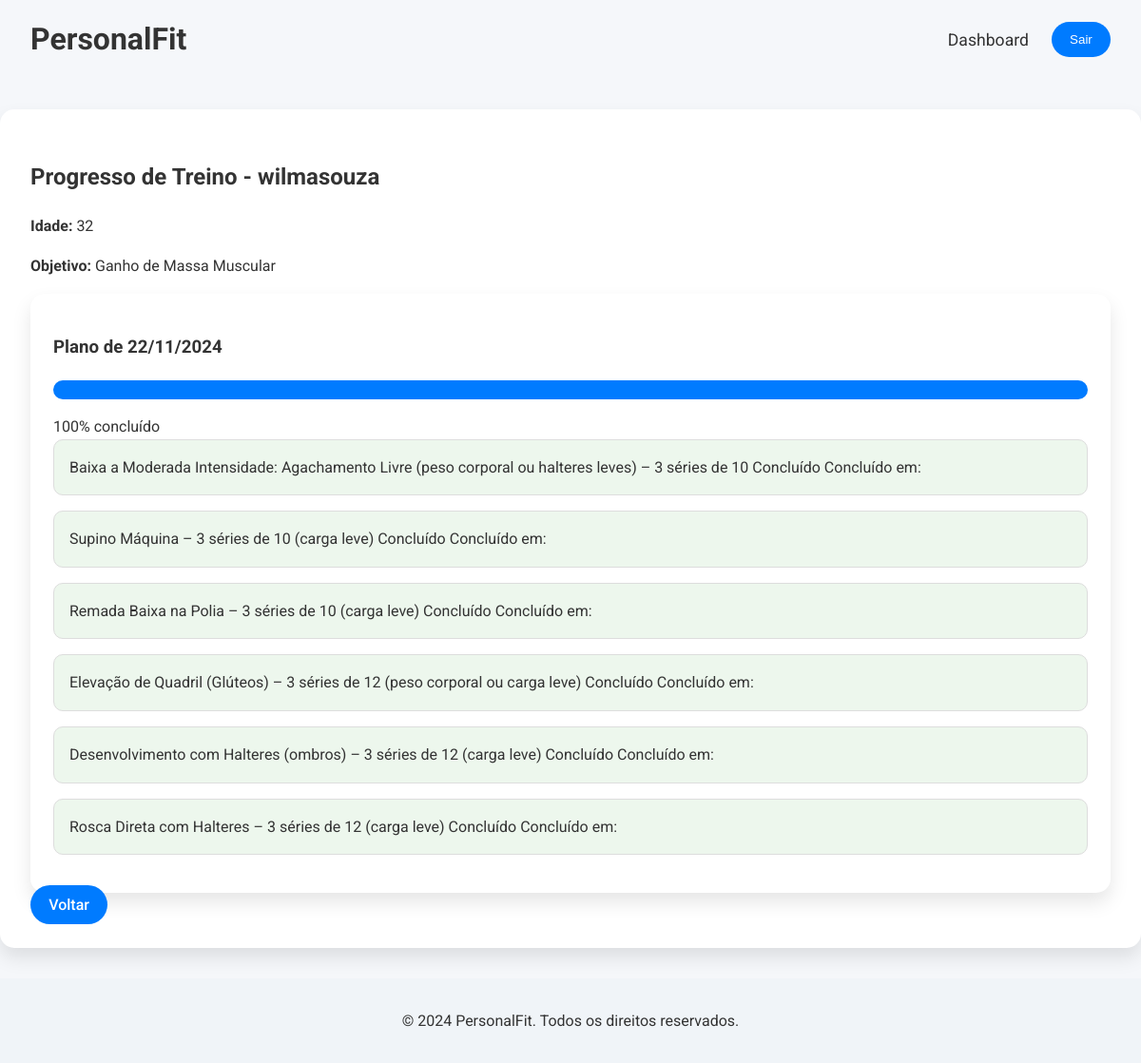
The app's page /teacher-progress/5/ (signed in) with its own data.
### pe_evaluation/models.py (models this page shows, shortened)
class Student(models.Model):
    user = models.OneToOneField(User, on_delete=models.CASCADE)
    age = models.IntegerField(null=True, blank=True)
    height = models.FloatField(null=True, blank=True)
    weight = models.FloatField(null=True, blank=True)
    goal = models.CharField(max_length=50, choices=[
        ('Condicionamento Físico', 'Condicionamento Físico'),
        ('Emagrecimento', 'Emagrecimento'),
        ('Ganho de Massa Muscular', 'Ganho de Massa Muscular'),
    ], null=True, blank=True)

class TrainingPlan(models.Model):
    student = models.ForeignKey(Student, on_delete=models.CASCADE, related_name='training_plans')
    plan_details = models.TextField()
    created_at = models.DateTimeField(auto_now_add=True)

class ExerciseStatus(models.Model):
    training_plan = models.ForeignKey(TrainingPlan, on_delete=models.CASCADE, related_name='exercise_statuses')
    exercise_description = models.TextField()
    status = models.CharField(max_length=10, choices=[('pending', 'Pendente'), ('completed', 'Concluído')], default='pending')
    created_at = models.DateTimeField(auto_now_add=True)

### pe_evaluation/views.py (the view)
# urls.py: path('teacher-progress/<int:student_id>/', views.teacher_training_progress, name='teacher_training_progress'),
@login_required
@user_passes_test(is_teacher)
def teacher_training_progress(request, student_id):
    student = get_object_or_404(User, id=student_id)
    training_plans = TrainingPlan.objects.filter(student=student.student).order_by('-created_at')
    for plan in training_plans:
        total_exercises = plan.exercise_statuses.count()
        completed_exercises = plan.exercise_statuses.filter(status='completed').count()
        plan.completion_percentage = int((completed_exercises / total_exercises * 100) if total_exercises > 0 else 0)
    return render(request, 'teacher_training_progress.html', {
        'student': student,
        'training_plans': training_plans
    })

### pe_evaluation/views.py (called while the page is built)
def is_teacher(user):
    return user.is_authenticated and (user.is_staff or user.is_superuser)

### pe_evaluation/templates/teacher_training_progress.html (shortened to what this page needs)
{% extends 'base.html' %}
{% load static %}
{% block content %}
<section class="section-modern">
    <div class="dashboard-container">
        <h2>Progresso de Treino - {{ student.username }}</h2>
        <div class="student-info">
            <p><strong>Idade:</strong> {{ student.student.age }}</p>
            <p><strong>Objetivo:</strong> {{ student.student.goal }}</p>
        </div>
        <div class="training-progress">
            {% for plan in training_plans %}
                <div class="plan-card">
                    <h3>Plano de {{ plan.created_at|date:"d/m/Y" }}</h3>
                    <div class="progress-summary">
                        <div class="progress-bar">
                            <div class="progress" style="width: {{ plan.completion_percentage }}%"></div>
                        </div>
                        <span>{{ plan.completion_percentage }}% concluído</span>
                    </div>
                    <div class="exercises-list">
                        {% for exercise in plan.exercise_statuses.all %}
                            <div class="exercise-item {% if exercise.status == 'completed' %}completed{% endif %}">
                                <span class="exercise-name">{{ exercise.exercise_description }}</span>
                                <span class="exercise-status">{{ exercise.get_status_display }}</span>
                                <span class="exercise-date">
                                    {% if exercise.status == 'completed' %}
                                        Concluído em: {{ exercise.updated_at|date:"d/m/Y" }}
                                    {% endif %}
                                </span>
                            </div>
                        {% endfor %}
                    </div>
                </div>
            {% empty %}
                <p>Nenhum plano de treino atribuído ainda.</p>
            {% endfor %}
        </div>
        <a href="{% url 'teacher_students' %}" class="btn back-button">Voltar</a>
    </div>
</section>
{% endblock %}

### pe_evaluation/static/css/style.css (style rules this page uses)
body { font-family: 'Roboto', sans-serif; line-height: 1.6; margin: 0; color: #333; background-color: #f5f7fa; display: flex; flex-direction: column; min-height: 100vh; }
.container, .dashboard-container { max-width: 1200px; margin: 2rem auto; padding: 2rem; background: #ffffff; border-radius: 15px; box-shadow: 0 10px 20px rgba(0, 0, 0, 0.1); }
.metric-card, .student-card, .appointment-card, .plan-card { background-color: #ffffff; padding: 1.5rem; border-radius: 15px; box-shadow: 0 10px 20px rgba(0, 0, 0, 0.1); transition: transform 0.3s, box-shadow 0.3s; }
.btn, nav ul li a.btn { background-color: #007BFF; color: #fff; padding: 0.7rem 1.2rem; border: none; border-radius: 50px; cursor: pointer; font-weight: 500; text-decoration: none; transition: background-color 0.3s, transform 0.3s; }
.exercise-item { border: 1px solid #ddd; padding: 1rem; margin-bottom: 1rem; border-radius: 10px; background-color: #ffffff; transition: box-shadow 0.3s; }
.exercise-item.completed { background-color: #f0f9f0; }
.progress-bar { background: #e9ecef; height: 20px; border-radius: 10px; overflow: hidden; margin: 1rem 0; }
.progress { background: #007BFF; height: 100%; transition: width 0.3s ease; }

### records on screen
TrainingPlan: created_at "22/11/2024", completion_percentage "100"
ExerciseStatus: exercise_description "Baixa a Moderada Intensidade: Agachamento Livre (peso corporal ou halteres leves) – 3 séries de 10", status "Concluído"
ExerciseStatus: exercise_description "Supino Máquina – 3 séries de 10 (carga leve)", status "Concluído"
ExerciseStatus: exercise_description "Remada Baixa na Polia – 3 séries de 10 (carga leve)", status "Concluído"
ExerciseStatus: exercise_description "Elevação de Quadril (Glúteos) – 3 séries de 12 (peso corporal ou carga leve)", status "Concluído"
ExerciseStatus: exercise_description "Desenvolvimento com Halteres (ombros) – 3 séries de 12 (carga leve)", status "Concluído"
ExerciseStatus: exercise_description "Rosca Direta com Halteres – 3 séries de 12 (carga leve)", status "Concluído"

### other values on screen
{{ student.username }} "wilmasouza"
{{ student.student.age }} "32"
{{ student.student.goal }} "Ganho de Massa Muscular"
